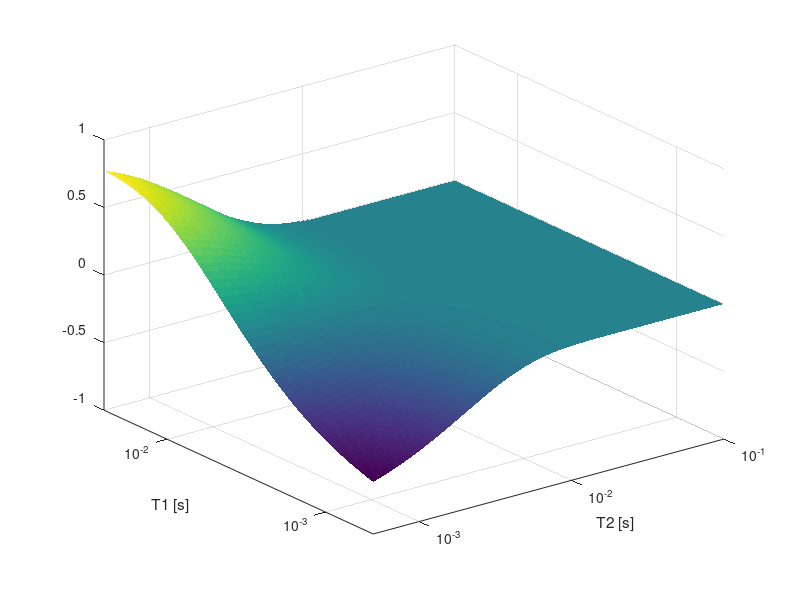

Source code (MATLAB):
% 7 July 2015
% This file generates 2D T1(inversion recovery)-T2 data. The user should
% input T1 and T2 values (only one peak is in this implementation), the
% time increment for both the T1 and T2 axes, and the number of points on
% each axis. The program generates T2 and T1 curves, then multiplies them
% (line 32) to make the final data set. Plotting and saving for use in
% Prospa is also avaiable.


clear
close all
clc

%%

% User defined parameters
T1 = 4.5e-3; %s
T2 = 2.0e-3; %s
t_T1 = 500e-6; %s, time increment for T1 axis
t_T2 = 500e-6; %s, time increment for T2 axis
nPtsT1 = 50; %points for T1 axis
nPtsT2 = 200; %points for T2 axis
%end user-defined parameters

data = zeros(nPtsT1,nPtsT2); %make blank matrix
T1axis = logspace(log10(t_T1),log10(t_T1*nPtsT1),nPtsT1); %set up axes
T2axis = logspace(log10(t_T2),log10(t_T2*nPtsT2),nPtsT2);

T2data = exp(-T2axis/T2); %1D T2 curve
T1data = 1-2*exp(-T1axis/T1); %1D T1 curve

data2D = T1data'*T2data; %make 2D data set

surf(T2axis',T1axis,data2D) %plotting
shading flat
set(gca,'Xscale','log','Yscale','log')
ylabel('T1 [s]')
xlabel('T2 [s]')
ylim([min(T1axis) max(T1axis)]);
xlim([min(T2axis) max(T2axis)]);
